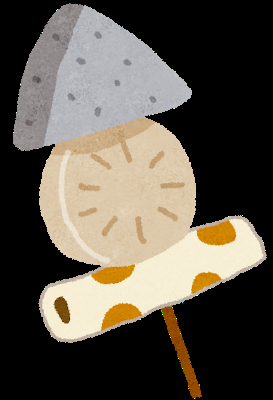
#> input picture 04_py_imgproc/data/oden.png, 273 x 400 px
$ python py_geometric_transformations.py
#> lines starting #> are read from the running program, lines starting #| are printed output that depends on the picture
# -*- coding: utf-8 -*-
import cv2 as cv
import numpy as np

img = cv.imread("data/oden.png")
#> img is the input picture: shape (400, 273, 3); mean B, G, R 73.9, 84.4, 91.2

# スケーリング
res = cv.resize(img, None, fx=2, fy=2, interpolation=cv.INTER_CUBIC)
height, width = img.shape[:2]
#> height = 400; width = 273
res = cv.resize(img, (2*width, 2*height), interpolation=cv.INTER_CUBIC)
cv.imshow("img", img)
cv.imshow("res", res)
cv.waitKey(0)
cv.destroyAllWindows()


# 並進
# 並進はaffine変換で表現できる。
# (x, y)方向への移動量が(tx, ty)のとき
# 変換行列M = [[1, 0, tx], [0, 1, ty]] を用いる。
rows, cols, channels = img.shape
#> rows = 400; cols = 273; channels = 3
M = np.float32([[1, 0, 100], [0, 1, 50]])
dst = cv.warpAffine(img, M, (cols, rows))
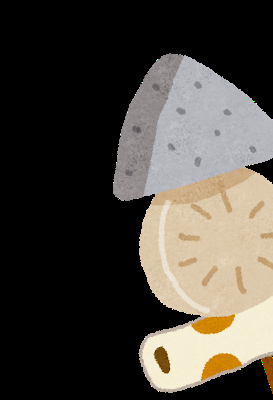
#> dst: shape (400, 273, 3); mean B, G, R 62.1, 69.4, 74.2
cv.imshow('img', dst)
cv.waitKey(0)
cv.destroyAllWindows()

# 回転
# 回転についても変換行列で表現できる。
# 変換行列M = [[\cos\theta, -\sin\theta], [\sin\theta, \cos\theta]]
img = cv.imread('data/oden.png')
rows, cols, channels = img.shape
M = cv.getRotationMatrix2D((cols/2, rows/2), 90, 1)
dst = cv.warpAffine(img, M, (cols, rows))
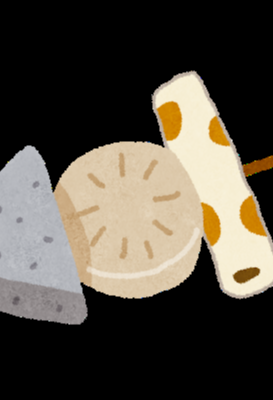
#> dst: shape (400, 273, 3); mean B, G, R 65.6, 75.8, 82.1

cv.imshow('image', dst)
cv.waitKey(0)
cv.destroyAllWindows()


# アフィン変換
# 変換前後で並行性を保つ変換とのこと。
# 入力画像と出力画像の対応点の座標が3点ずつ必要
img = cv.imread('data/oden.png')
rows, cols, ch = img.shape
#> ch = 3
pts1 = np.float32([[50, 50], [200, 50], [50, 200]])
pts2 = np.float32([[10, 100], [200, 50], [100, 250]])
M = cv.getAffineTransform(pts1, pts2)
dst = cv.warpAffine(img, M, (cols, rows))
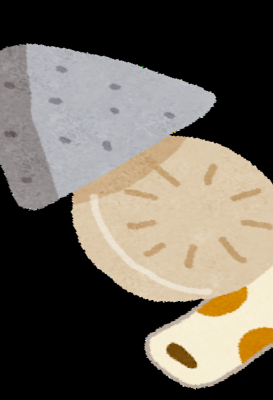
#> dst: shape (400, 273, 3); mean B, G, R 89.2, 99.4, 106.3
cv.imshow('image', dst)
cv.waitKey(0)
cv.destroyAllWindows()

# 射影変換
# 変換の前後で直線性が保たれる
# 直線性というのは表現しづらいが、変換の画像を見るとわかる。
# 入力画像に引いた直線は、出力画像でも直線である。
img = cv.imread("data/oden.png")
rows, cols, ch = img.shape
pts1 = np.float32([[56, 65], [368, 52], [28, 387], [389, 390]])
pts2 = np.float32([[0, 0], [300, 0], [0, 300], [300, 300]])
M = cv.getPerspectiveTransform(pts1, pts2)
dst = cv.warpPerspective(img, M, (300, 300))
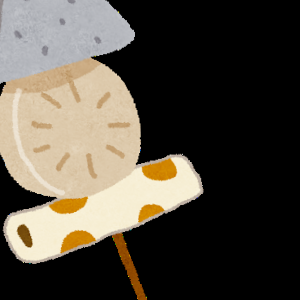
#> dst: shape (300, 300, 3); mean B, G, R 65.3, 75.7, 82.1
cv.imshow('image', dst)
cv.waitKey(0)
cv.destroyAllWindows()

$ run again, with 04_py_imgproc/data/music_koto_man.png copied over 04_py_imgproc/data/oden.png
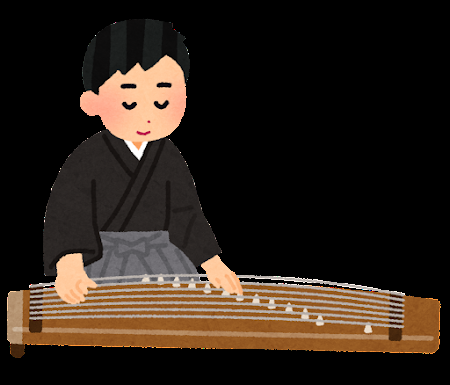
#> input picture 04_py_imgproc/data/music_koto_man.png, 450 x 385 px
#> img is the input picture: shape (385, 450, 3); mean B, G, R 25.7, 34.1, 44.5
#> `dst = cv.warpAffine(img, M, (cols, rows))`:
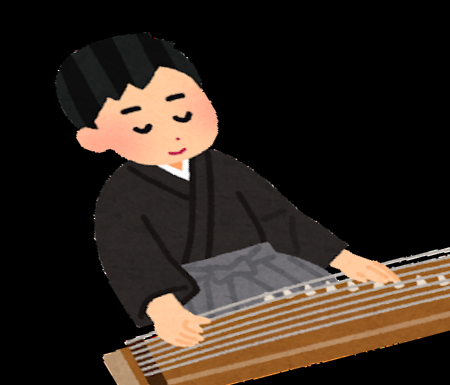
#> dst: shape (385, 450, 3); mean B, G, R 30.6, 38.8, 49.4
#> `dst = cv.warpPerspective(img, M, (300, 300))`:
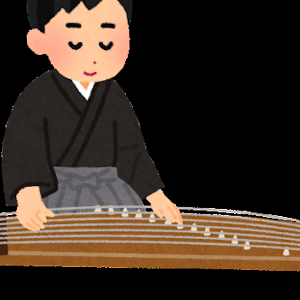
#> dst: shape (300, 300, 3); mean B, G, R 36.8, 47.5, 61.2
